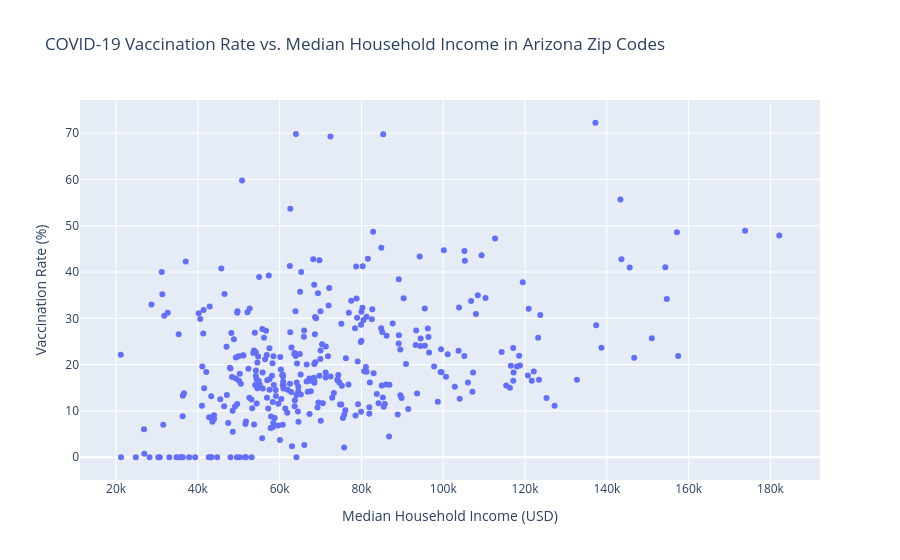

Notebook cell for this chart:
### Markdown cell above
## 3. Visualize the relationship

Make a scatter plot of `MEDIAN_HOUSEHOLD_INCOME` on the x‑axis and your new percentage variable on the y‑axis.
Use Plotly, call `px.scatter()` and include labels and a title.

### Code cell
# Interactive scatter plot with plotly
# Syntax: px.scatter(data_frame, x='column A', y='column B', labels={'column A': 'Label A', 'column B': 'Label B'}, title='Graph Title')

fig = px.scatter(df_merged, x='MEDIAN_HOUSEHOLD_INCOME', y='VaccinationRate',
           labels={'MEDIAN_HOUSEHOLD_INCOME': 'Median Household Income (USD)', 'VaccinationRate': 'Vaccination Rate (%)'},
           title='COVID-19 Vaccination Rate vs. Median Household Income in Arizona Zip Codes')

# Title and labels generated by Copilot

fig.show()

### Figure 1 — Plotly figure (JSON) as saved in the notebook; plotly's stock layout.template omitted (floating-point values rounded to 4 significant figures; data arrays with more than 128 entries replaced by an {"elided": "..."} marker saying what was removed)
{"data": [{"hovertemplate": "Median Household Income (USD)=%{x}<br>Vaccination Rate (%)=%{y}<extra></extra>", "legendgroup": "", "marker": {"color": "#636efa", "symbol": "circle"}, "mode": "markers", "name": "", "orientation": "v", "showlegend": false, "type": "scatter", "x": {"elided": "351 float values"}, "xaxis": "x", "y": {"elided": "351 float values"}, "yaxis": "y"}], "layout": {"legend": {"tracegroupgap": 0}, "title": {"text": "COVID-19 Vaccination Rate vs. Median Household Income in Arizona Zip Codes"}, "xaxis": {"anchor": "y", "domain": [0, 1], "title": {"text": "Median Household Income (USD)"}}, "yaxis": {"anchor": "x", "domain": [0, 1], "title": {"text": "Vaccination Rate (%)"}}}}
